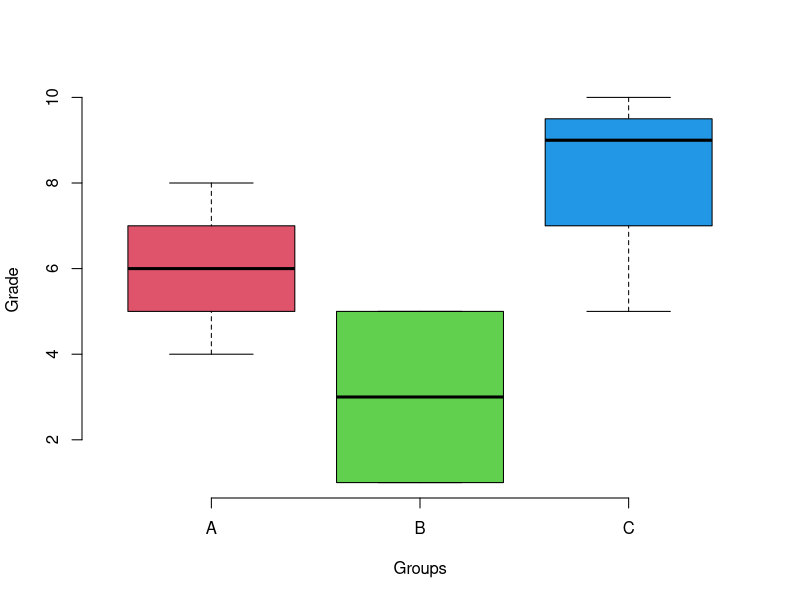
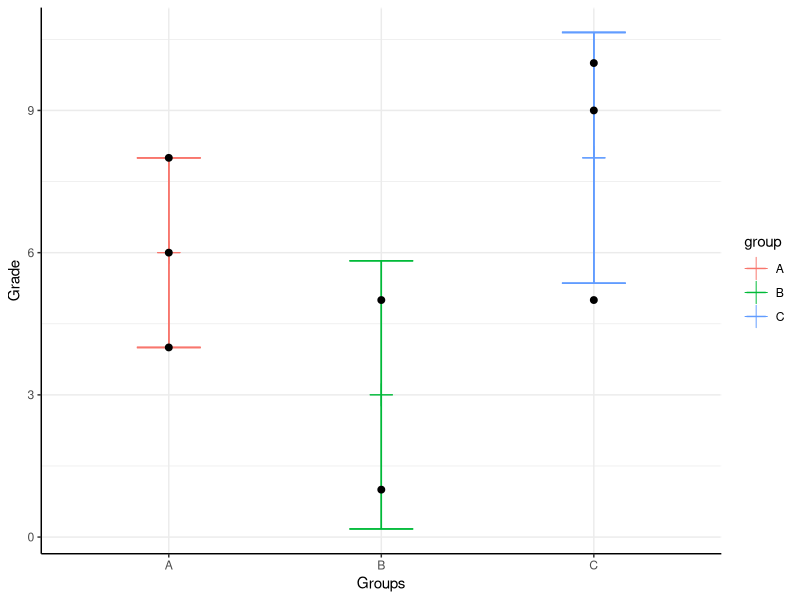
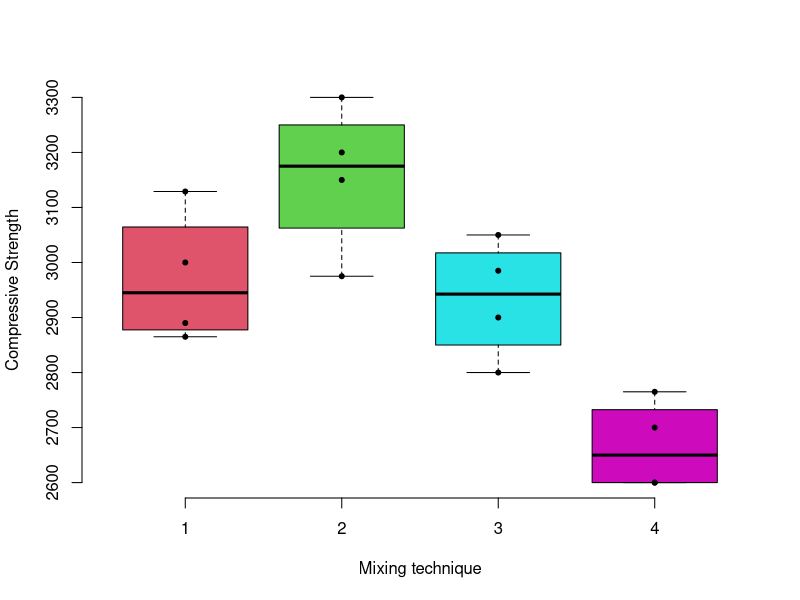
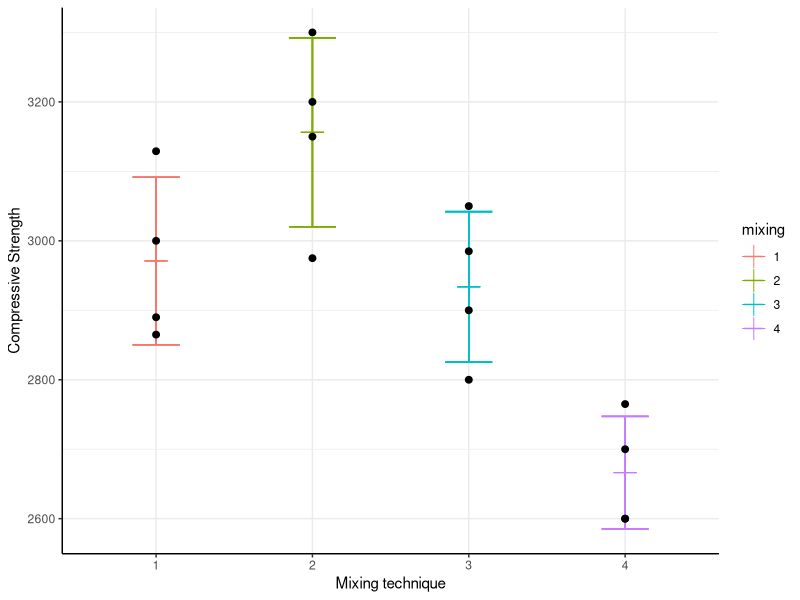
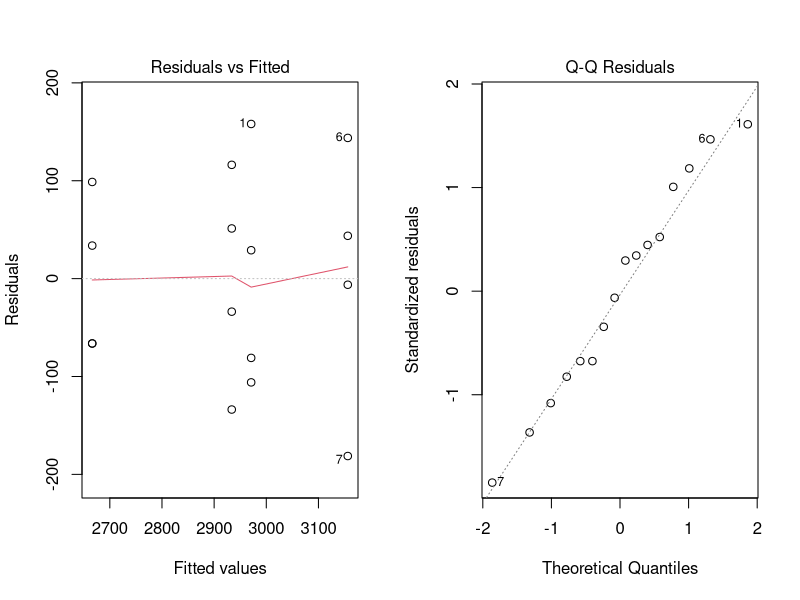

Generate these figures, in order, with R: (Note: this script raises an error after producing the figures.)

#################### R code used for Assignment 1 ######################

# Authors: Jakub Polak, Mark McMahon, Martin Kotuliak and Milan Kuzmanovic

# install.packages("knitr","dplyr","ggplot2","multcomp")
library(dplyr)
library(multcomp)
library(ggplot2)
library(knitr)


#### Task 1 ------------------------------------------------------------------


a <- -498.683 / 140.988
b <- 4.885 * 6.677
c <- 9.112 / 6.900
d <- 1841257.15 / (1 - 0.5708)
e <- d - 1841257.15

(f = (e / 2) / (1841257.15 / (51-(2+1)) ))

(p = pf(f,2,48,lower.tail = FALSE))


#### Task 2 ------------------------------------------------------------------


X <- data.frame("grade" = c(4,6,8,1,5,9,10,5),
                "group" = c("A","A","A","B","B","C","C","C"))
data.frame(group_by(X, group) %>%
             summarise( count = n(), mean = mean(grade), var = var(grade),
                        sd = sd(grade)))

boxplot(grade ~ group, data=X, col=2:5, frame = FALSE, xlab = "Groups", ylab="Grade")
points(grade ~ group, data=X,pch=20)

Xplot <- X
out = group_by(Xplot, group) %>%
  summarise( count = n(), mean = mean(grade), var = var(grade), sd = sd(grade))
Xplot$mean <- c(rep(out$mean[1],3),rep(out$mean[2],2),rep(out$mean[3],3))
Xplot$sd <- c(rep(out$sd[1],3),rep(out$sd[2],2),rep(out$sd[3],3))
ggplot(Xplot) +
  geom_errorbar(aes(x= group, ymin= mean-sd, ymax = mean+sd, width=0.3, color=group)) +
  geom_point(aes(x=group, y= mean, color=group),size=5,shape=3) +
  geom_point(aes(x = group, y = grade), size=2) +
  xlab("Groups") +
  ylab("Grade") +
  theme_bw() +
  theme(axis.line = element_line(colour = "black", size=.5),
        panel.border = element_rect(colour = "white"))

fit <- aov(grade ~ group, data = X)
summary(fit)


#### Task 3 ------------------------------------------------------------------


X <- data.frame("strength"=c(3129,3000,2865,2890,
                             3200,3300,2975,3150,
                             2800,2900,2985,3050,
                             2600,2700,2600,2765),
                "mixing"=rep(c("1","2","3","4"),c(4,4,4,4)) )

boxplot(strength ~ mixing,data=X, xlab="Mixing technique", ylab="Compressive Strength", frame=FALSE, col=c(2,3,5,6))
points(strength ~ mixing, data=X,pch=20)

Xplot <- X
out = group_by(Xplot, mixing) %>%
  summarise( count = n(), mean = mean(strength), var = var(strength), sd = sd(strength))
Xplot$mean <- c(rep(out$mean[1],4),rep(out$mean[2],4),rep(out$mean[3],4),rep(out$mean[4],4))
Xplot$sd <- c(rep(out$sd[1],4),rep(out$sd[2],4),rep(out$sd[3],4),rep(out$sd[4],4))
ggplot(Xplot) +
  geom_errorbar(aes(x= mixing, ymin= mean-sd, ymax = mean+sd, width=0.3, color=mixing)) +
  geom_point(aes(x= mixing, y= mean, color=mixing),size=5,shape=3) +
  geom_point(aes(x = mixing, y = strength), size=2) +
  xlab("Mixing technique") +
  ylab("Compressive Strength") +
  theme_bw() +
  theme(axis.line = element_line(colour = "black", size=.5),
        panel.border = element_rect(colour = "white"))

fit <- aov(strength ~ mixing, data = X)
par(mfrow = c(1,2))
plot(fit, which = c(1,2))
summary(fit)

summary(glht(fit, linfct = mcp(mixing = "Tukey")))


#### Task 4 ------------------------------------------------------------------


munich <- read.csv("munich.csv")
munich$location <- factor(munich$location)

par(mfrow=c(2,2))
year_agg <- aggregate(munich$rent, list(munich$yearc),
                      function(x) c(mean=mean(x), sd=sd(x)))
plot(year_agg$Group.1, year_agg$x[,"mean"], xlab="Yearc",
     ylab="Rent: mean +- 1 sd", ylim=c(0, 1300))
segments(year_agg$Group.1-0.25, year_agg$x[,"mean"]+year_agg$x[,"sd"],
         year_agg$Group.1+0.25, year_agg$x[,"mean"]+year_agg$x[,"sd"],col="grey")
segments(year_agg$Group.1-0.25, year_agg$x[,"mean"]-year_agg$x[,"sd"],
         year_agg$Group.1+0.25, year_agg$x[,"mean"]-year_agg$x[,"sd"],col="grey")
segments(year_agg$Group.1, year_agg$x[,"mean"]+year_agg$x[,"sd"],
         year_agg$Group.1,year_agg$x[,"mean"]-year_agg$x[,"sd"],col="grey")

plot(rent~area, data=munich, xlab="Area", ylab="Rent")
plot(rent~location, data=munich, xlab="Location", ylab="Rent")
hist(munich$rent, xlab="Rent", main="")

f1 <- lm(rent~area*location + yearc, data=munich)
par(mfrow=c(2,2)) ; plot(f1)
summary(f1)

f2 <- lm(rent~area, data=munich)
summary(f2)
anova(f2, f1)

par(mfrow = c(1,3))
hist(munich$rent)
hist(munich$area)
hist(munich$yearc)

f3 <- lm(log(rent)~log(area)*location + yearc, data=munich)
par(mfrow=c(2,2))
plot(f3)
summary(f3)
